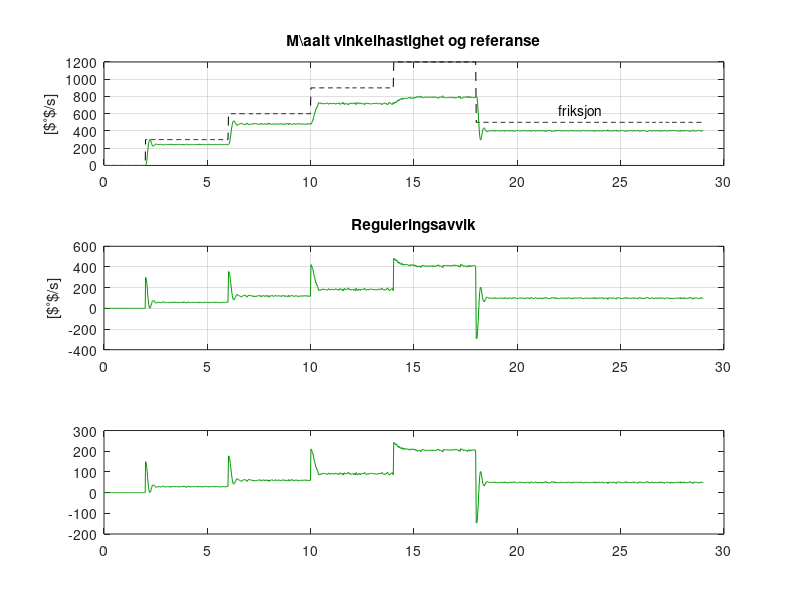

The MATLAB source for this figure: (Note: this script raises an error after producing the figure.)

% Fil for å lage figur som sammenligner resultat.
%   a) I utgangspunktet er linje 3 og 4 kommentert 
%   b) Kjør først linje 1 og 2
%   c) Kommenter deretter ut linje 1 og 2, kjør linje 3
%   d) Kommenter deretter ut linje 3, kjør linje 4

%clear;close all                           % linje 1
%load('P04_Kp_01.mat');farge = 'b';        % linje 2, liten Kp
%load('P04_Kp_03.mat');farge = 'r';        % linje 3, litt større Kp
load('P04_Kp_05.mat');farge = [0 0.6 0];  % linje 4, størst Kp

% Åpne figure nummer 1
figure(1)
set(gcf,'outerposition',[ 569   241   545   738])

subplot(3,1,1)
plot(t,r,'k--');
hold on
plot(t,y,'-','color',farge);
text(22,630,'friksjon')
grid on
ylabel('[$^{\circ}$/s]')
title('M{\aa}lt vinkelhastighet og referanse')

subplot(3,1,2)
plot(t,e,'-','color',farge);
hold on
grid on
title('Reguleringsavvik')
ylabel('[$^{\circ}$/s]')

subplot(3,1,3)
plot(t,u_A,'-','color',farge);
hold on
yline(100, 'k:','linewidth',2,'HandleVisibility','off')
yline(-100, 'k:','linewidth',2,'HandleVisibility','off')
grid on
title('P-bidraget')
xlabel('Tid [sek]')
legend('$K_p=0.1$', '$K_p=0.3$', '$K_p=0.5$')
